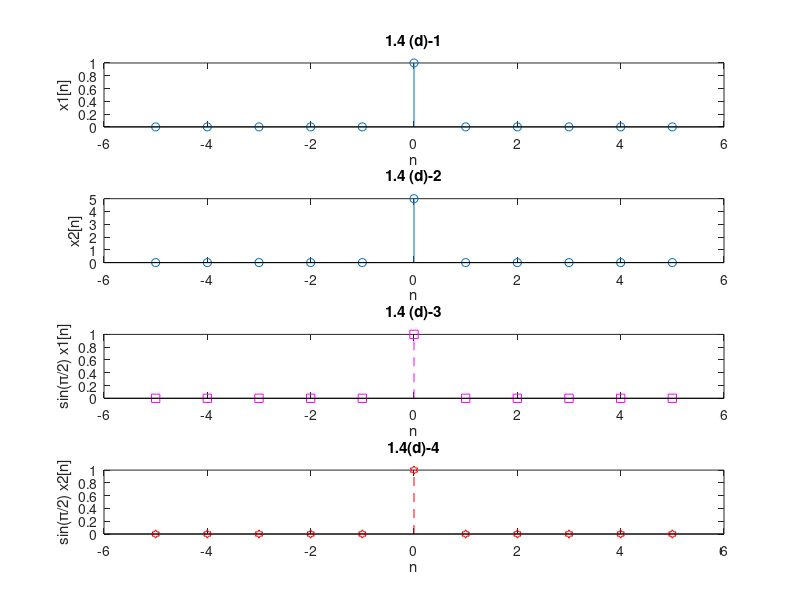

Source code (MATLAB):
n= -5:1:5;
x1=[zeros(1,5) 1 zeros(1,5)];
x2=5*[zeros(1,5) 1 zeros(1,5)];
y1=sin((pi/2)*x1);
y2=sin((pi/2)*x2);
subplot(4,1,1);
stem(n,x1);
title('1.4 (d)-1');
xlabel('n');
ylabel('x1[n]');
subplot(4,1,2);
stem(n,x2);
title('1.4 (d)-2');
xlabel('n');
ylabel('x2[n]');
subplot(4,1,3);
stem(n,y1,'m--s');
title('1.4 (d)-3');
xlabel('n');
ylabel('sin(\pi/2) x1[n]');
subplot(4,1,4);
stem(n,y2,'r--h');
title('1.4(d)-4');
xlabel('n');
ylabel('sin(\pi/2) x2[n]');